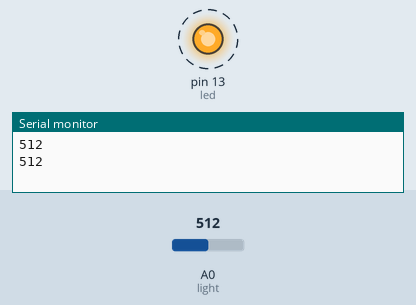
Recording of a sketch running on a simulated Arduino Uno, built with avr-gcc and run on an emulated ATmega328P. On the bench: output pins drawn as LEDs (lit = HIGH), the last lines printed to the serial monitor. Dashed ring = blinking. The test bench sets the inputs (shaded band); at power-on: A0 (light) = 512.

Above: at 2.9 s.
3.0 s: A0 (light) set to 889
6.5 s: A0 (light) set to 918
At 7.7 s:
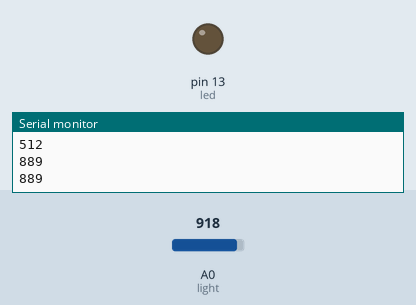
9.3 s: A0 (light) set to 890
At 10.1 s:
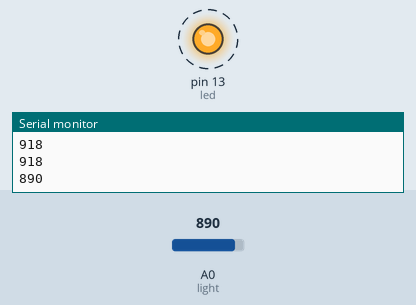
15.5 s: A0 (light) set to 900
At 16.6 s:
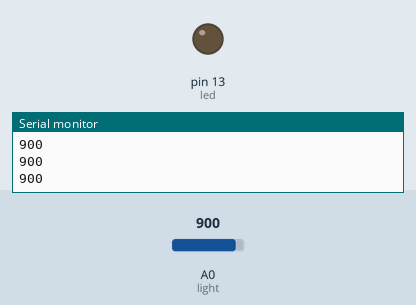
Timing chart, 0 to 18.5 s (numbered marks = the images above; inputs shaded):
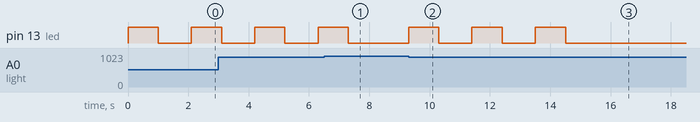

Measured:
- the behaviour switches between 899 and 900 on A0 (light) (found by bisection; images 0 and 1)
- after the input at 6.5 s, pin 13 (led): goes on until 7.3 s, then stays LOW
- after the input at 9.3 s, pin 13 (led): alternates HIGH for 1.0 s and LOW for 1.1 s, starting at once
- after the input at 15.5 s, pin 13 (led): stops changing and stays LOW
- by itself, pin 13 (led): alternates HIGH for 1.0 s and LOW for 1.1 s

The sketch:

photoresistorLED.ino
```cpp
/*
  SparkFun Inventor’s Kit
  Circuit 1C-Photoresistor

  Use a photoresistor to monitor how bright a room is, and turn an LED on when it gets dark.

  This sketch was written by SparkFun Electronics, with lots of help from the Arduino community.
  This code is completely free for any use.

  View circuit diagram and instructions at: https://learn.sparkfun.com/tutorials/sparkfun-inventors-kit-experiment-guide---v41
  Download drawings and code at: https://github.com/sparkfun/SIK-Guide-Code
*/

#define led 13

int photoresistor = 0;              //this variable will hold a value based on the brightness of the ambient light
int threshold = 900;                //if the photoresistor reading is below this value the the light will turn on

void setup()
{
  Serial.begin(9600);               //start a serial connection with the computer

  pinMode(led, OUTPUT);              //set pin 13 as an output that can be set to HIGH or LOW
}
void blink(){
  digitalWrite(led, HIGH);
  delay(1000);

  digitalWrite(led, LOW);
  delay(1000);
}
void pattern(){
  blink();
}

void loop()
{
  //read the brightness of the ambient light
  photoresistor = analogRead(A0);   //set photoresistor to a number between 0 and 1023 based on how bright the ambient light is
  Serial.println(photoresistor);    //print the value of photoresistor in the serial monitor on the computer

  //if the photoresistor value is below the threshold turn the light on, otherwise turn it off
  if (photoresistor < threshold) {
    pattern();
  } else {
    digitalWrite(13, LOW);          // Turn off the LED
  }

  delay(100);                       //short delay to make the printout easier to read
}
```
